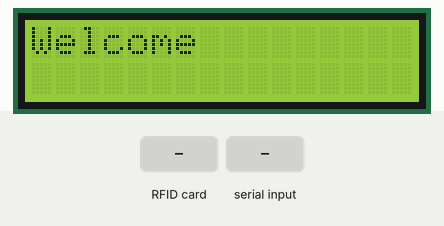
The sketch below on a simulated Arduino Uno, built with avr-gcc and run on an emulated ATmega328P. On the bench: 16×2 character LCD. Inputs (shaded band) come from the test bench. What the sketch prints to the serial monitor is not drawn.

Above: at 1.3 s.
1.4 s: RFID card 5E 7A 19 C4 held to the reader
At 2.3 s:
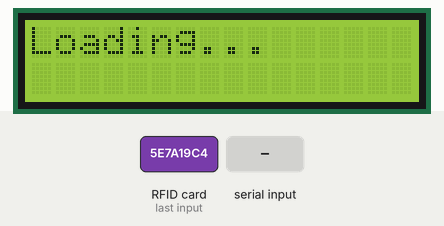
2.9 s: "1\n" received over Serial
At 4.0 s:
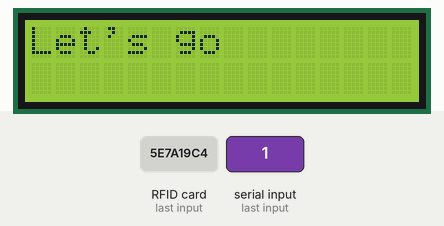
Timing chart, 0 to 5.9 s (numbered marks = the images above; inputs shaded):
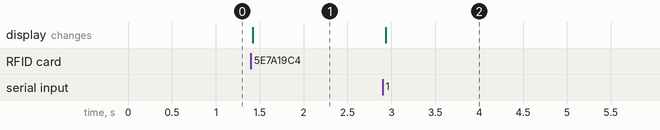

Measured:
- after the input at 1.4 s, the display: changes at once (image 1)
- after the input at 2.9 s, the display: changes at once (image 2)

The sketch:

sketch_jan16a-1.ino
```cpp
#include <SPI.h>
#include <MFRC522.h>
#include <LiquidCrystal_I2C.h>

#define RST_PIN 9
#define SS_PIN 10

LiquidCrystal_I2C lcd(0x27, 16, 2);
MFRC522 mfrc522(SS_PIN, RST_PIN);

bool cardPresent = false; // Флаг наличия карты

void setup() {
  Serial.begin(9600); // Настройка Serial порта
  SPI.begin();
  mfrc522.PCD_Init();
  lcd.init(); // initialize the lcd
  lcd.backlight();
  lcd.clear();
  lcd.setCursor(0, 0);
  lcd.print("Welcome");
}

void loop() {
  if (Serial.available()) {
    String com = Serial.readStringUntil('\n');
//    Serial.print(com);/
//    lcd.setCursor(0, 0);/
//    lcd.print(com);/
    if(com == "1") {
      lcd.clear();
      lcd.setCursor(0, 0);
      lcd.print("Let's go");
      delay(10000);
        lcd.clear();
      lcd.setCursor(0, 0);
      lcd.print("Welcome");
    } else if(com == "0") {
      lcd.clear();
      lcd.setCursor(0, 0);
      lcd.print("No, stop");
      delay(3000);
        lcd.clear();
      lcd.setCursor(0, 0);
      lcd.print("Welcome");
   } else if(com == "2") {
      lcd.clear();
      lcd.setCursor(0, 0);
      lcd.print("Expired");
      delay(5000);
        lcd.clear();
      lcd.setCursor(0, 0);
      lcd.print("Welcome");
   }
  }

  // Если карта не обнаружена, сбрасываем флаг
  if (!mfrc522.PICC_IsNewCardPresent()) {
    cardPresent = false;
    return;
  }


  // Если карта была считана и флаг установлен, выходим
  if (cardPresent) {
    return;
  }

  // Считываем данные карты
  if (mfrc522.PICC_ReadCardSerial()) {
    // Устанавливаем флаг, что карта считана
    cardPresent = true;

    // Выводим UID карты в Serial
    for (byte i = 0; i < mfrc522.uid.size; i++) {
      Serial.print(mfrc522.uid.uidByte[i] < 0x10 ? "0" : "");//
      Serial.print(mfrc522.uid.uidByte[i], HEX);
    }
    Serial.println(); // Переход на новую строку//

    lcd.clear();
      lcd.setCursor(0, 0);
      lcd.print("Loading...");

    // Остановка работы с картой
    mfrc522.PICC_HaltA();//
  }
}
```
